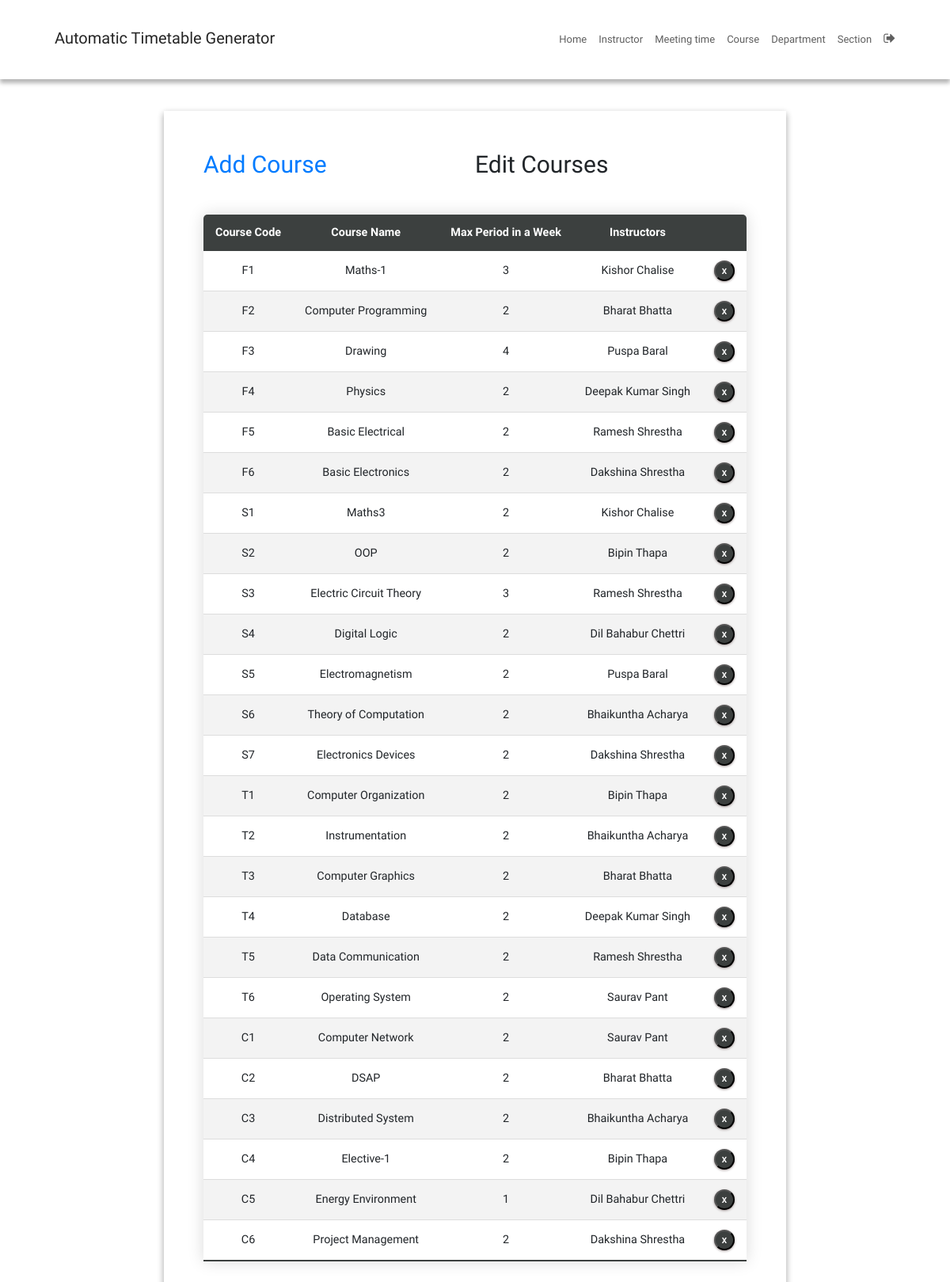
Screenshot of /courseEdit/ (signed in) with the database file from the repository.
### SchedulerApp/models.py (models this page shows, shortened)
class Course(models.Model):
    course_number = models.CharField(max_length=5, primary_key=True)
    course_name = models.CharField(max_length=40)
    max_period = models.IntegerField(default=2)
    instructors = models.ManyToManyField(Instructor)

### SchedulerApp/views.py (the view)
# urls.py: path('courseEdit/', courseEdit, name='courseEdit'),
@login_required
def courseEdit(request):
    instructor = defaultdict(list)
    for course in Course.instructors.through.objects.all():
        course_number = course.course_id
        instructor_name = Instructor.objects.filter(
            id=course.instructor_id).values('name')[0]['name']
        instructor[course_number].append(instructor_name)
    context = {'courses': Course.objects.all(), 'instructor': instructor}
    return render(request, 'courseEdit.html', context)

### SchedulerApp/templatetags/index.py (called while the page is built)
@register.filter
def dictKey(d, k):
    return ', '.join(d[k]) if k in d else ''  # Avoid KeyError if key doesn't exist

@register.tag
def active(parser, token):
    args = token.split_contents()
    template_tag = args[0]
    if len(args) < 2:
        raise (template.TemplateSyntaxError, f'{template_tag} tag requires at least one argument')
    return NavSelectedNode(args[1:])

    def render(self, context):
        path = context['request'].path
        for p in self.patterns:
            pValue = template.Variable(p).resolve(context)
            if path == pValue:
                return 'active'
        return ''

### templates/courseEdit.html (shortened to what this page needs)
{% extends 'base.html' %}
{% block content %}
{% load static %}
{% load index %}
<fieldset class="fieldset">
  <div class="tablink">
    <a href="{% url 'courseAdd'%}">
      <h1 onclick="openPage('new')" id="defaultOpen">Add Course</h1>
    </a>
    <h1 onclick="openPage('edit')" id="link_to_edit">Edit Courses</h1>
  </div>
  <div class="tabcontent" id="edit">
    <table class="editTable">
      <thead>
        <tr class="table-headers">
          <th>Course Code</th>
          <th>Course Name</th>
          <th>Max Period in a Week</th>
          <th>Instructors</th>
          <th class="empty"></th>
        </tr>
      </thead>
      <tbody>
        {% for crs in courses %}
        <tr>
          <td>{{crs.course_number}}</td>
          <td>{{crs.course_name}}</td>
          <td>{{crs.max_period}}</td>
          <td>{{instructor|dictKey:crs.course_number}}</td>
          <td class="empty">
            <form action="{% url 'deletecourse' crs.course_number %}" method="post">
              <input type="submit" value="X" class="cross">
            </form>
          </td>
        </tr>
        {% endfor %}
      </tbody>
    </table>
  </div>
</fieldset>
{% endblock %}

### static/CSS/style.css (style rules this page uses)
:root { --green4: #343837; --green5: #303333; --green6: #454a49; --green7: #3c403f; --white: #fff; --grey: #aaa; --dark-grey: #444; --light-grey: #a29999; --lighter-grey: #dddddd; --lightest-grey: #f3f3f3; --box-shadow: #9e9292; }
html { font-size: 100%; box-sizing: border-box; scroll-behavior: smooth; }
html, body { margin: 0; padding: 0; width: 100vw; min-height: 100%; text-rendering: optimizeLegibility; font-family: "Quicksand", sans-serif; font-size: 62.5%; }
body { position: relative; }
a { text-decoration: none; }
fieldset { padding: 50px; border-radius: 0 0 8px 8px; background: transparent; box-shadow: rgba(0, 0, 0, 0.145) 0px 4px 8px, rgba(0, 0, 0, 0.24) 0px 3px 8px; border-top: 5px solid var(--green1); }
.fieldset { min-width: 65rem; font-size: 1.6rem; }
.tablink { display: grid; grid-template-columns: 1fr 1fr; }
.tablink h1 { color: var(--green3); padding-bottom: 2rem; cursor: pointer; font-size: 3rem; }
.tabcontent { display: grid; gap: 3rem; }
.editTable, .timetable { border-collapse: collapse; margin-top: 2rem; font-size: 0.9em; min-width: 40rem; border-radius: 5px 5px 0 0; overflow: hidden; box-shadow: 0 0 20px rgba(0, 0, 0, 0.15); text-align: center; }
.editTable thead tr, .timetable thead tr { background-color: var(--green7); color: var(--white); font-weight: bold; }
.editTable th, .editTable td, .timetable th, .timetable td { padding: 1.2rem 1.5rem; }
.editTable tbody tr, .timetable tbody tr { border-bottom: 1px solid var(--lighter-grey); }
.editTable tbody tr:nth-of-type(even), .timetable tbody tr:nth-of-type(even) { background-color: var(--lightest-grey); }
.editTable tbody tr:last-of-type, .timetable tbody tr:last-of-type { border-bottom: 2px solid var(--green7); }
.empty form { display: flex; justify-content: center; }
.cross { border-radius: 50%; font-size: 1rem; font-weight: bold; box-shadow: 0px 1px 3px 0px var(--box-shadow); padding: 4px; color: var(--white); background-color: var(--green7); cursor: pointer; width: 2.6rem; height: 2.6rem; }

### rows the page displays
Course: course_number "F1", course_name "Maths-1", max_period "3", course_number "Kishor Chalise"
Course: course_number "F2", course_name "Computer Programming", max_period "2", course_number "Bharat Bhatta"
Course: course_number "F3", course_name "Drawing", max_period "4", course_number "Puspa Baral"
Course: course_number "F4", course_name "Physics", max_period "2", course_number "Deepak Kumar Singh"
Course: course_number "F5", course_name "Basic Electrical", max_period "2", course_number "Ramesh Shrestha"
Course: course_number "F6", course_name "Basic Electronics", max_period "2", course_number "Dakshina Shrestha"
Course: course_number "S1", course_name "Maths3", max_period "2", course_number "Kishor Chalise"
Course: course_number "S2", course_name "OOP", max_period "2", course_number "Bipin Thapa"
Course: course_number "S3", course_name "Electric Circuit Theory", max_period "3", course_number "Ramesh Shrestha"
Course: course_number "S4", course_name "Digital Logic", max_period "2", course_number "Dil Bahabur Chettri"
Course: course_number "S5", course_name "Electromagnetism", max_period "2", course_number "Puspa Baral"
Course: course_number "S6", course_name "Theory of Computation", max_period "2", course_number "Bhaikuntha Acharya"
Course: course_number "S7", course_name "Electronics Devices", max_period "2", course_number "Dakshina Shrestha"
Course: course_number "T1", course_name "Computer Organization", max_period "2", course_number "Bipin Thapa"
Course: course_number "T2", course_name "Instrumentation", max_period "2", course_number "Bhaikuntha Acharya"
Course: course_number "T3", course_name "Computer Graphics", max_period "2", course_number "Bharat Bhatta"
Course: course_number "T4", course_name "Database", max_period "2", course_number "Deepak Kumar Singh"
Course: course_number "T5", course_name "Data Communication", max_period "2", course_number "Ramesh Shrestha"
Course: course_number "T6", course_name "Operating System", max_period "2", course_number "Saurav Pant"
Course: course_number "C1", course_name "Computer Network", max_period "2", course_number "Saurav Pant"
Course: course_number "C2", course_name "DSAP", max_period "2", course_number "Bharat Bhatta"
Course: course_number "C3", course_name "Distributed System", max_period "2", course_number "Bhaikuntha Acharya"
Course: course_number "C4", course_name "Elective-1", max_period "2", course_number "Bipin Thapa"
Course: course_number "C5", course_name "Energy Environment", max_period "1", course_number "Dil Bahabur Chettri"
Course: course_number "C6", course_name "Project Management", max_period "2", course_number "Dakshina Shrestha"
